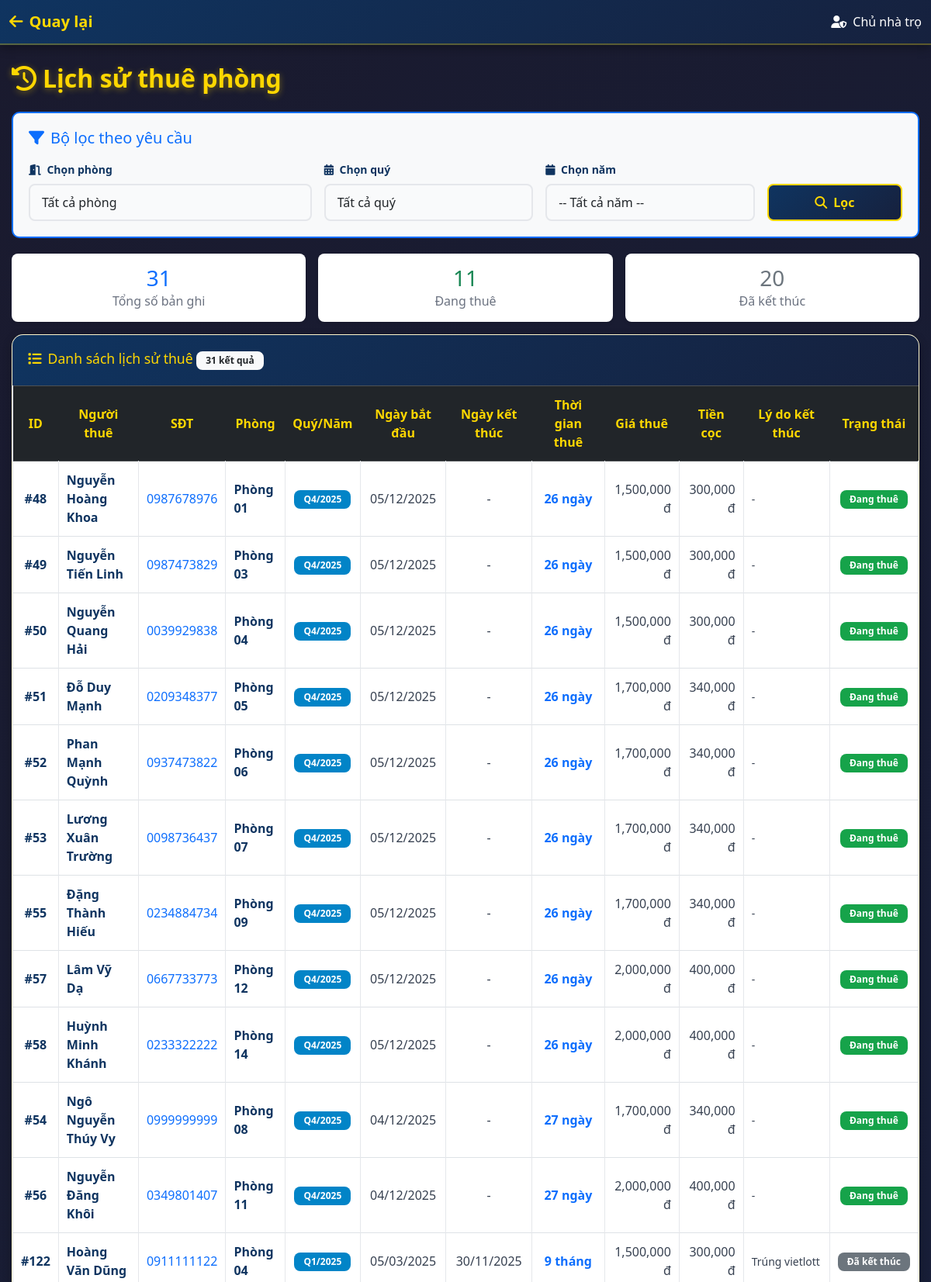
Screenshot of /admin/rental_history.php (signed in, upper part) with the database file from the repository.
### tables this page shows
CREATE TABLE `lich_su_thue` (
  `id` int(11) NOT NULL,
  `id_nguoi_thue` int(11) NOT NULL,
  `id_phong` int(11) NOT NULL,
  `ngay_bat_dau` date NOT NULL,
  `ngay_ket_thuc` date DEFAULT NULL,
  `gia_thue` decimal(10,2) NOT NULL,
  `tien_coc` decimal(10,2) DEFAULT 0.00,
  `ly_do_ket_thuc` text DEFAULT NULL,
  `ghi_chu` text DEFAULT NULL,
  `ho_ten_khach_thue` varchar(255) DEFAULT NULL,
  `sdt_khach_thue` varchar(20) DEFAULT NULL
);

CREATE TABLE `nguoi_dung` (
  `id` int(11) NOT NULL,
  `ten_dang_nhap` varchar(50) NOT NULL,
  `mat_khau` varchar(255) NOT NULL,
  `ho_ten` varchar(100) NOT NULL,
  `vai_tro` enum('admin','nguoithue') DEFAULT 'nguoithue',
  `sdt` varchar(15) DEFAULT NULL,
  `email` varchar(100) DEFAULT NULL,
  `ngay_tao` timestamp NOT NULL DEFAULT current_timestamp(),
  `ngay_cap_nhat` timestamp NOT NULL DEFAULT current_timestamp() ON UPDATE current_timestamp(),
  `trang_thai` enum('hoat_dong','khong_hoat_dong') DEFAULT 'hoat_dong'
);

CREATE TABLE `phong_tro` (
  `id` int(11) NOT NULL,
  `ten_phong` varchar(50) NOT NULL,
  `gia_thue` decimal(10,2) NOT NULL,
  `tien_coc` decimal(10,2) DEFAULT 0.00,
  `dien_tich` decimal(5,2) DEFAULT NULL,
  `so_nguoi_o_toi_da` tinyint(4) DEFAULT 2,
  `trang_thai` enum('trong','cho_duyet','da_thue','bao_tri') DEFAULT 'trong',
  `id_nguoi_thue` int(11) DEFAULT NULL,
  `ngay_bat_dau` date DEFAULT NULL,
  `ghi_chu` text DEFAULT NULL,
  `anh_phong` varchar(250) DEFAULT NULL,
  `co_dieu_hoa` tinyint(1) DEFAULT 0,
  `co_nong_lanh` tinyint(1) DEFAULT 0,
  `co_tu_lanh` tinyint(1) DEFAULT 0,
  `co_giu_xe` tinyint(1) DEFAULT 0,
  `co_ban_cong` tinyint(1) DEFAULT 0,
  `ngay_tao` timestamp NOT NULL DEFAULT current_timestamp(),
  `ngay_cap_nhat` timestamp NOT NULL DEFAULT current_timestamp() ON UPDATE current_timestamp()
);

### src/admin/rental_history.php (the view, shortened to what this page needs)
<?php
require '../functions.php';
function format_thoi_gian_thue($so_ngay) {
    $nam = floor($so_ngay / 365);
    $so_ngay_con_lai = $so_ngay % 365;
    $thang = floor($so_ngay_con_lai / 30);
    $ngay = $so_ngay_con_lai % 30;
    $parts = [];
    if ($nam > 0) {
        $parts[] = $nam . ' năm';
    }
    if ($thang > 0) {
        $parts[] = $thang . ' tháng';
    }
    if ($ngay > 0) {
        $parts[] = $ngay . ' ngày';
    }
    return implode(' ', $parts);
}
$where_conditions = [];
$where_clause = !empty($where_conditions) ? "WHERE " . implode(" AND ", $where_conditions) : "";
$cau_truy_van = "
    SELECT
    ls.id,
    ls.id_nguoi_thue,
    ls.id_phong,
    ls.ngay_bat_dau,
    ls.ngay_ket_thuc,
    ls.gia_thue,
    ls.tien_coc,
    ls.ly_do_ket_thuc,
    ls.ghi_chu,
    n.ho_ten,
    n.sdt,
    p.ten_phong,
    QUARTER(ls.ngay_bat_dau) AS quy_bat_dau,
    YEAR(ls.ngay_bat_dau) AS nam_bat_dau,
    CASE
        WHEN ls.ngay_ket_thuc IS NULL THEN 'Đang thuê'
        ELSE 'Đã kết thúc'
    END AS trang_thai_hien_thi,
    DATEDIFF(
        COALESCE(ls.ngay_ket_thuc, CURDATE()),
        ls.ngay_bat_dau
    ) AS so_ngay_thue
FROM lich_su_thue ls
LEFT JOIN nguoi_dung n ON ls.id_nguoi_thue = n.id
LEFT JOIN phong_tro p ON ls.id_phong = p.id
$where_clause
ORDER BY ls.ngay_bat_dau DESC
";
$ket_qua = mysqli_query($ket_noi, $cau_truy_van);
$stats_sql = "SELECT
    COUNT(*) as tong_so,
    SUM(CASE WHEN ngay_ket_thuc IS NULL THEN 1 ELSE 0 END) as dang_thue,
    SUM(CASE WHEN ngay_ket_thuc IS NOT NULL THEN 1 ELSE 0 END) as da_ket_thuc
FROM lich_su_thue ls $where_clause";
$stats = mysqli_fetch_assoc(mysqli_query($ket_noi, $stats_sql));
?>
<!DOCTYPE html>
<html lang="vi">
<head>
<link href="https://cdn.jsdelivr.net/npm/bootstrap@5.3.2/dist/css/bootstrap.min.css" rel="stylesheet">
<link rel="stylesheet" href="https://cdnjs.cloudflare.com/ajax/libs/font-awesome/6.5.0/css/all.min.css">
<link rel="stylesheet" href="../assets/css/style_manage_contacts.css?v=<?php echo time(); ?>">
</head>
<body>
    <nav class="navbar navbar-dark bg-primary">
        <div class="container-fluid">
            <a href="dashboard.php" class="navbar-brand">
                <i class="fas fa-arrow-left me-2"></i>Quay lại
            </a>
            <span class="text-white">
                <i class="fas fa-user-shield me-2"></i><?= htmlspecialchars($_SESSION['ho_ten']) ?>
            </span>
        </div>
    </nav>
    <div class="container mt-4">
        <h2>
            <i class="fas fa-history me-2"></i>Lịch sử thuê phòng
        </h2>
        <div class="filter-box">
            <h5 class="text-primary mb-3"><i class="fas fa-filter me-2"></i>Bộ lọc theo yêu cầu</h5>
            <form method="GET" action="" class="row g-3">
                <div class="col-md-4">
                    <label class="form-label"><i class="fas fa-door-open me-1"></i> Chọn phòng</label>
                    <select name="phong" class="form-select">
                        <option value="0">Tất cả phòng</option>
                    </select>
                </div>
                <div class="col-md-3">
                    <label class="form-label"><i class="fas fa-calendar-alt me-1"></i> Chọn quý</label>
                    <select name="quy" class="form-select">
                        <option value="0">Tất cả quý</option>
                    </select>
                </div>
                <div class="col-md-3">
                    <label class="form-label"><i class="fas fa-calendar me-1"></i> Chọn năm</label>
                    <select name="nam" class="form-select">
                        <option value="0">-- Tất cả năm --</option>
                    </select>
                </div>
                <div class="col-md-2 d-flex align-items-end">
                    <button type="submit" class="btn btn-primary w-100">
                        <i class="fas fa-search me-1"></i> Lọc
                    </button>
                </div>
            </form>
        </div>
        <div class="row g-3 mb-3">
            <div class="col-md-4">
                <div class="stat-card border-primary">
                    <h3><?= $stats['tong_so'] ?></h3>
                    <p class="mb-0 text-muted">Tổng số bản ghi</p>
                </div>
            </div>
            <div class="col-md-4">
                <div class="stat-card border-success">
                    <h3 class="text-success"><?= $stats['dang_thue'] ?></h3>
                    <p class="mb-0 text-muted">Đang thuê</p>
                </div>
            </div>
            <div class="col-md-4">
                <div class="stat-card border-secondary">
                    <h3 class="text-secondary"><?= $stats['da_ket_thuc'] ?></h3>
                    <p class="mb-0 text-muted">Đã kết thúc</p>
                </div>
            </div>
        </div>
        <div class="card">
            <div class="card-header bg-primary text-white d-flex justify-content-between align-items-center">
                <h5 class="mb-0">
                    <i class="fas fa-list me-2"></i>Danh sách lịch sử thuê
                    <span class="badge bg-light text-dark"><?= mysqli_num_rows($ket_qua) ?> kết quả</span>
                </h5>
            </div>
            <div class="card-body p-0">
                <div class="table-responsive">
                    <table class="table table-hover table-bordered mb-0">
                        <thead class="table-dark">
                            <tr class="text-center">
                                <th>ID</th>
                                <th>Người thuê</th>
                                <th>SĐT</th>
                                <th>Phòng</th>
                                <th>Quý/Năm</th>
                                <th>Ngày bắt đầu</th>
                                <th>Ngày kết thúc</th>
                                <th>Thời gian thuê</th>
                                <th>Giá thuê</th>
                                <th>Tiền cọc</th>
                                <th>Lý do kết thúc</th>
                                <th>Trạng thái</th>
                            </tr>
                        </thead>
                        <tbody>
<?php
if ($ket_qua && mysqli_num_rows($ket_qua) > 0) {
    while ($row = mysqli_fetch_assoc($ket_qua)) {
        $ho_ten = htmlspecialchars($row['ho_ten'] ?? 'N/A');
        $sdt = htmlspecialchars($row['sdt'] ?? '-');
        $ten_phong = htmlspecialchars($row['ten_phong'] ?? '-');
        $ngay_bat_dau = $row['ngay_bat_dau'] ? date('d/m/Y', strtotime($row['ngay_bat_dau'])) : '-';
        $ngay_ket_thuc = $row['ngay_ket_thuc'] ? date('d/m/Y', strtotime($row['ngay_ket_thuc'])) : '-';
        $quy_nam = "Q{$row['quy_bat_dau']}/{$row['nam_bat_dau']}";
        $so_ngay = $row['so_ngay_thue'];
        $thoi_gian_thue = format_thoi_gian_thue($so_ngay);
        $gia_thue = number_format($row['gia_thue']) . ' đ';
        $tien_coc = number_format($row['tien_coc']) . ' đ';
        $ly_do = htmlspecialchars($row['ly_do_ket_thuc'] ?? '-');
        $trang_thai = $row['trang_thai_hien_thi'];
        $badge_class = ($trang_thai == 'Đang thuê') ? 'success' : 'secondary';
        echo "<tr>
            <td class='text-center'><strong>#{$row['id']}</strong></td>
            <td><strong>{$ho_ten}</strong></td>
            <td class='text-center'><a href='tel:{$sdt}' class='text-decoration-none'>{$sdt}</a></td>
            <td><strong>{$ten_phong}</strong></td>
            <td class='text-center'><span class='badge bg-info'>{$quy_nam}</span></td>
            <td class='text-center'>{$ngay_bat_dau}</td>
            <td class='text-center'>{$ngay_ket_thuc}</td>
            <td class='text-center'><strong class='text-primary'>{$thoi_gian_thue}</strong></td>
            <td class='text-end'>{$gia_thue}</td>
            <td class='text-end'>{$tien_coc}</td>
            <td><small>{$ly_do}</small></td>
            <td class='text-center'>
                <span class='badge bg-{$badge_class}'>{$trang_thai}</span>
            </td>
        </tr>";
    }
} else {
    echo "<tr><td colspan='12' class='text-center text-muted py-4'>
            <i class='fas fa-inbox fa-2x mb-2 d-block'></i>
            Không tìm thấy kết quả
          </td></tr>";
}
?>
                        </tbody>
                    </table>
                </div>
            </div>
        </div>
    </div>
</body>
</html>

### src/assets/css/style_manage_contacts.css (style rules this page uses)
* { margin: 0; padding: 0; box-sizing: border-box; }
body { font-family: 'Segoe UI', Tahoma, Geneva, Verdana, sans-serif; background: linear-gradient(135deg, #1a1a2e 0%, #16213e 100%); min-height: 100vh; padding-bottom: 30px; }
.navbar.bg-primary { background: linear-gradient(135deg, #0f3460 0%, #16213e 100%) !important; box-shadow: 0 4px 12px rgba(0, 0, 0, 0.3); border-bottom: 2px solid rgba(255, 215, 0, 0.3); }
.navbar-brand { color: #ffd700 !important; font-weight: 600; transition: all 0.3s ease; }
.navbar .text-white { color: #ffffff !important; }
h2 { color: #ffd700; font-weight: 700; text-shadow: 0 2px 8px rgba(255, 215, 0, 0.4); margin-bottom: 1.5rem; }
.card { border: none; border-radius: 15px; box-shadow: 0 4px 12px rgba(0, 0, 0, 0.3); margin-bottom: 20px; overflow: hidden; border: 1px solid rgba(255, 215, 0, 0.2); }
.card-header { border-bottom: none; padding: 20px; font-weight: 700; }
.card-header.bg-primary { background: linear-gradient(135deg, #0f3460 0%, #16213e 100%) !important; color: #ffd700 !important; }
.card-header h5 { margin: 0; font-size: 1.1rem; }
.card-body { padding: 25px; background: white; }
.form-label { font-weight: 600; color: #0f3460; margin-bottom: 8px; font-size: 14px; }
.form-control, .form-select { border: 2px solid #e5e7eb; border-radius: 8px; padding: 10px 15px; transition: all 0.3s ease; background: #f9fafb; }
.text-muted { color: #6b7280 !important; }
.btn { border-radius: 8px; font-weight: 600; padding: 10px 20px; transition: all 0.3s ease; border: none; }
.btn-primary { background: linear-gradient(135deg, #0f3460 0%, #16213e 100%); color: #ffd700; border: 2px solid #ffd700; }
.table { background: white; margin-bottom: 0; }
.table-dark { background: linear-gradient(135deg, #0f3460 0%, #16213e 100%); color: white; }
.table-dark th { border: none; padding: 15px 10px; font-weight: 600; color: #ffd700; }
.table-bordered td, .table-bordered th { border-color: #e5e7eb; padding: 12px 10px; vertical-align: middle; }
.table tbody tr td { color: #374151; }
.table tbody tr td strong { color: #0f3460; }
.badge { padding: 6px 12px; font-weight: 600; font-size: 12px; border-radius: 8px; }
.badge.bg-success { background-color: #16a34a !important; color: white !important; }
.badge.bg-info { background-color: #0284c7 !important; color: white !important; }
.table-responsive { overflow-x: auto; -webkit-overflow-scrolling: touch; }
.container { max-width: 1400px; margin: 0 auto; padding: 0 15px; }
.mt-4 { margin-top: 1.5rem !important; }
.mb-0 { margin-bottom: 0 !important; }
.me-2 { margin-right: 0.5rem !important; }
.p-0 { padding: 0 !important; }
.row.g-3 { --bs-gutter-x: 1rem; --bs-gutter-y: 1rem; }

### src/admin/rental_history.php (style rules this page uses)
.filter-box { background: #f8f9fa; border: 2px solid #0d6efd; border-radius: 10px; padding: 20px; margin-bottom: 20px; }
.stat-card { text-align: center; padding: 15px; border-radius: 8px; background: white; box-shadow: 0 2px 4px rgba(0,0,0,0.1); }
.stat-card h3 { margin: 0; color: #0d6efd; }

### rows the page displays
lich_su_thue: id "48", id_nguoi_thue.ho_ten "Nguyễn Hoàng Khoa", id_nguoi_thue.sdt "0987678976", id_phong.ten_phong "Phòng 01", quy_nam "Q4/2025", ngay_bat_dau "05/12/2025", ngay_ket_thuc "-", thoi_gian_thue "26 ngày", gia_thue "1,500,000 đ", tien_coc "300,000 đ", ly_do_ket_thuc "-", trang_thai "Đang thuê"
lich_su_thue: id "49", id_nguoi_thue.ho_ten "Nguyễn Tiến Linh", id_nguoi_thue.sdt "0987473829", id_phong.ten_phong "Phòng 03", quy_nam "Q4/2025", ngay_bat_dau "05/12/2025", ngay_ket_thuc "-", thoi_gian_thue "26 ngày", gia_thue "1,500,000 đ", tien_coc "300,000 đ", ly_do_ket_thuc "-", trang_thai "Đang thuê"
lich_su_thue: id "50", id_nguoi_thue.ho_ten "Nguyễn Quang Hải", id_nguoi_thue.sdt "0039929838", id_phong.ten_phong "Phòng 04", quy_nam "Q4/2025", ngay_bat_dau "05/12/2025", ngay_ket_thuc "-", thoi_gian_thue "26 ngày", gia_thue "1,500,000 đ", tien_coc "300,000 đ", ly_do_ket_thuc "-", trang_thai "Đang thuê"
lich_su_thue: id "51", id_nguoi_thue.ho_ten "Đỗ Duy Mạnh", id_nguoi_thue.sdt "0209348377", id_phong.ten_phong "Phòng 05", quy_nam "Q4/2025", ngay_bat_dau "05/12/2025", ngay_ket_thuc "-", thoi_gian_thue "26 ngày", gia_thue "1,700,000 đ", tien_coc "340,000 đ", ly_do_ket_thuc "-", trang_thai "Đang thuê"
lich_su_thue: id "52", id_nguoi_thue.ho_ten "Phan Mạnh Quỳnh", id_nguoi_thue.sdt "0937473822", id_phong.ten_phong "Phòng 06", quy_nam "Q4/2025", ngay_bat_dau "05/12/2025", ngay_ket_thuc "-", thoi_gian_thue "26 ngày", gia_thue "1,700,000 đ", tien_coc "340,000 đ", ly_do_ket_thuc "-", trang_thai "Đang thuê"
lich_su_thue: id "53", id_nguoi_thue.ho_ten "Lương Xuân Trường", id_nguoi_thue.sdt "0098736437", id_phong.ten_phong "Phòng 07", quy_nam "Q4/2025", ngay_bat_dau "05/12/2025", ngay_ket_thuc "-", thoi_gian_thue "26 ngày", gia_thue "1,700,000 đ", tien_coc "340,000 đ", ly_do_ket_thuc "-", trang_thai "Đang thuê"
lich_su_thue: id "55", id_nguoi_thue.ho_ten "Đặng Thành Hiếu", id_nguoi_thue.sdt "0234884734", id_phong.ten_phong "Phòng 09", quy_nam "Q4/2025", ngay_bat_dau "05/12/2025", ngay_ket_thuc "-", thoi_gian_thue "26 ngày", gia_thue "1,700,000 đ", tien_coc "340,000 đ", ly_do_ket_thuc "-", trang_thai "Đang thuê"
lich_su_thue: id "57", id_nguoi_thue.ho_ten "Lâm Vỹ Dạ", id_nguoi_thue.sdt "0667733773", id_phong.ten_phong "Phòng 12", quy_nam "Q4/2025", ngay_bat_dau "05/12/2025", ngay_ket_thuc "-", thoi_gian_thue "26 ngày", gia_thue "2,000,000 đ", tien_coc "400,000 đ", ly_do_ket_thuc "-", trang_thai "Đang thuê"
lich_su_thue: id "58", id_nguoi_thue.ho_ten "Huỳnh Minh Khánh", id_nguoi_thue.sdt "0233322222", id_phong.ten_phong "Phòng 14", quy_nam "Q4/2025", ngay_bat_dau "05/12/2025", ngay_ket_thuc "-", thoi_gian_thue "26 ngày", gia_thue "2,000,000 đ", tien_coc "400,000 đ", ly_do_ket_thuc "-", trang_thai "Đang thuê"
lich_su_thue: id "54", id_nguoi_thue.ho_ten "Ngô Nguyễn Thúy Vy", id_nguoi_thue.sdt "0999999999", id_phong.ten_phong "Phòng 08", quy_nam "Q4/2025", ngay_bat_dau "04/12/2025", ngay_ket_thuc "-", thoi_gian_thue "27 ngày", gia_thue "1,700,000 đ", tien_coc "340,000 đ", ly_do_ket_thuc "-", trang_thai "Đang thuê"
lich_su_thue: id "56", id_nguoi_thue.ho_ten "Nguyễn Đăng Khôi", id_nguoi_thue.sdt "0349801407", id_phong.ten_phong "Phòng 11", quy_nam "Q4/2025", ngay_bat_dau "04/12/2025", ngay_ket_thuc "-", thoi_gian_thue "27 ngày", gia_thue "2,000,000 đ", tien_coc "400,000 đ", ly_do_ket_thuc "-", trang_thai "Đang thuê"
lich_su_thue: id "122", id_nguoi_thue.ho_ten "Hoàng Văn Dũng", id_nguoi_thue.sdt "0911111122", id_phong.ten_phong "Phòng 04", quy_nam "Q1/2025", ngay_bat_dau "05/03/2025", ngay_ket_thuc "30/11/2025", thoi_gian_thue "9 tháng", gia_thue "1,500,000 đ", tien_coc "300,000 đ", ly_do_ket_thuc "Trúng vietlott", trang_thai "Đã kết thúc"

### other values shown
$_SESSION['ho_ten'] "Chủ nhà trọ"
$stats['tong_so'] "31"
$stats['dang_thue'] "11"
$stats['da_ket_thuc'] "20"
mysqli_num_rows($ket_qua) "31"
